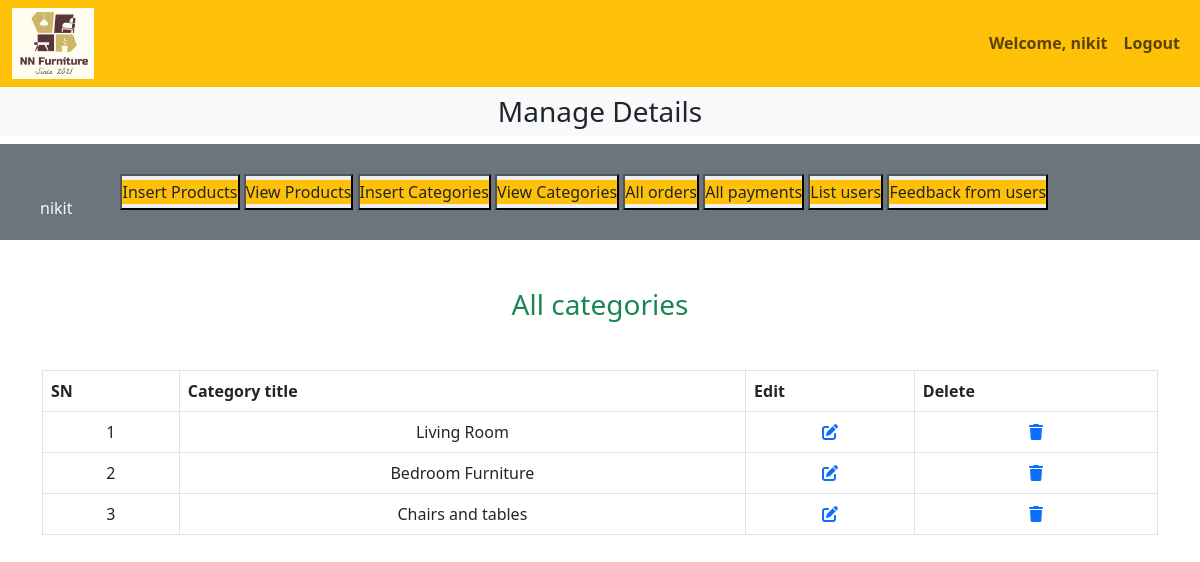
Screenshot of /admin/adminstore.php?view_categories (signed in) with the database file from the repository.
### tables this page shows
CREATE TABLE `categories` (
  `category_id` int(11) NOT NULL,
  `category_title` varchar(255) NOT NULL
);

### admin/view_categories.php (the view)
<?php
include('../includes/connect.php');
?>
<h3 class="text-center text-success">All categories</h3>
<table class="table table-bordered mt-5">
    <thead class="bg-warning">
        <tr>
            <th>SN</th>
        <th>Category title</th>
        <th>Edit</th>
        <th>Delete</th>
    </tr>
    </thead>
    <tbody>
        <?php
$select_cat="select * from `categories`";
$result=mysqli_query($con,$select_cat);
$number=0;
while($row=mysqli_fetch_assoc($result)){
    $category_id=$row['category_id'];
    $category_title=$row['category_title'];
$number++;
        ?>
        <tr class="text-center">
            <td><?php echo $number ?></td>
            <td><?php echo $category_title ?></td>
            <td><a href='adminstore.php?edit_categories=<?php echo $category_id ?>'><i class='fa-solid fa-pen-to-square'></i></a></td>
                <td><a href='adminstore.php?delete_categories=<?php echo $category_id ?>'><i class='fa-solid fa-trash'></i></a></td>
        </tr>
        <?php
}
?>
    </tbody>
</table>

### style.css (style rules this page uses)
* { margin: 0; padding: 0; box-sizing: border-box; }

### rows the page displays
categories: category_title "Living Room"
categories: category_title "Bedroom Furniture"
categories: category_title "Chairs and tables"

### other values shown
$_SESSION['admin_name'] "nikit"
